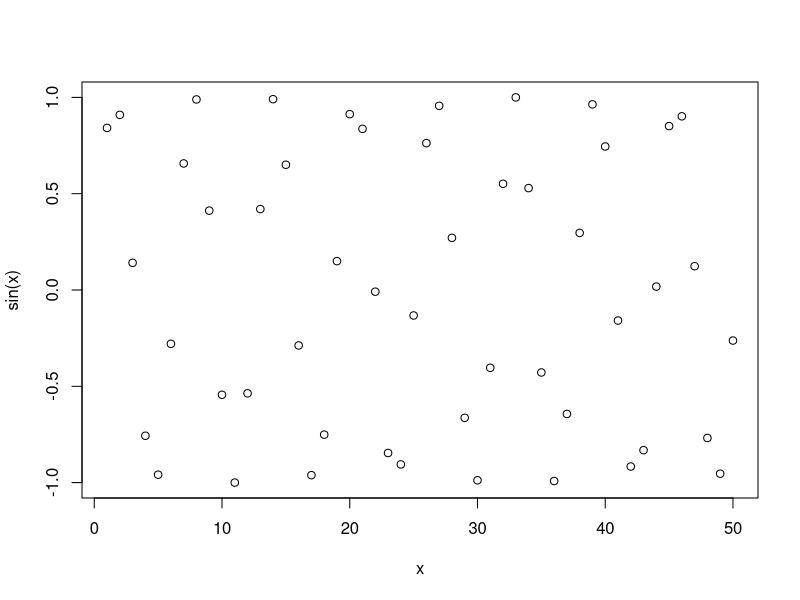
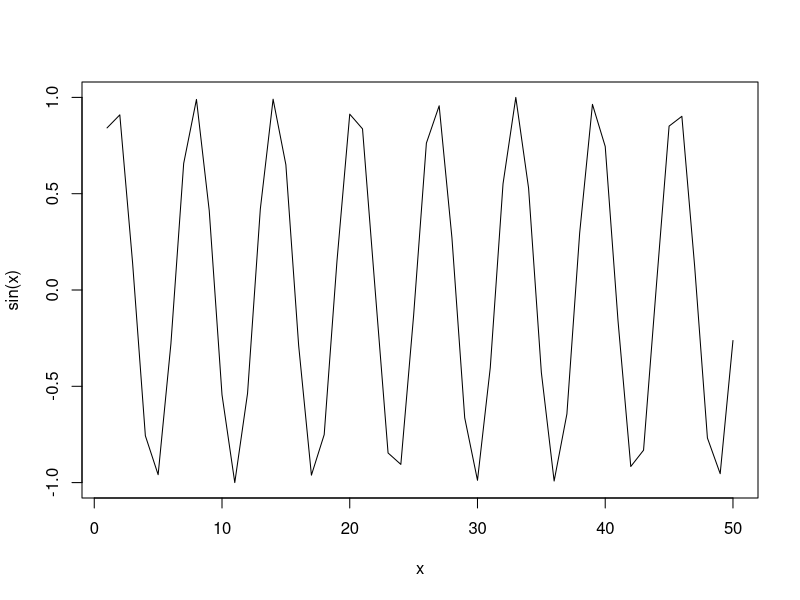
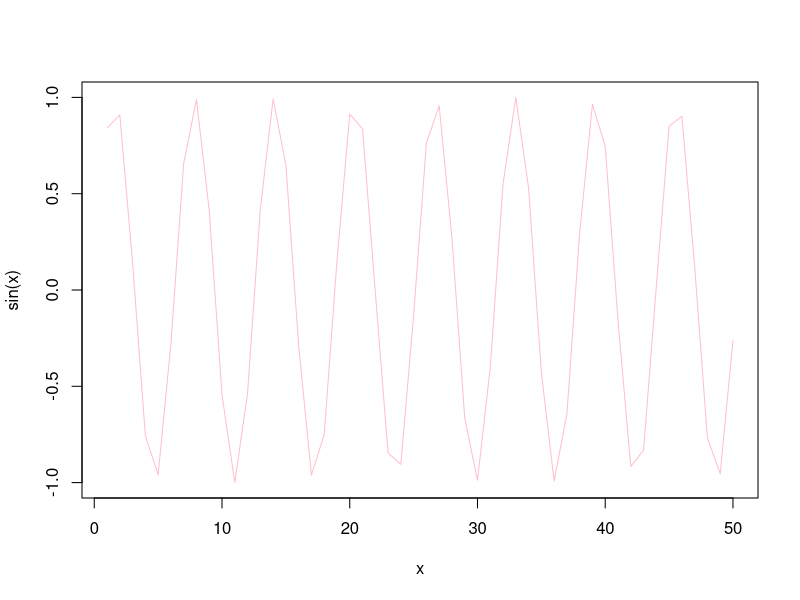
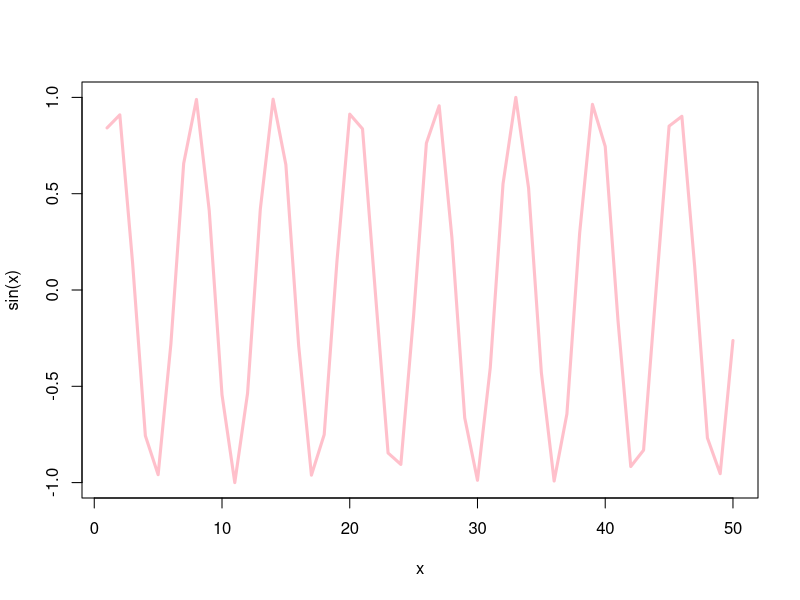
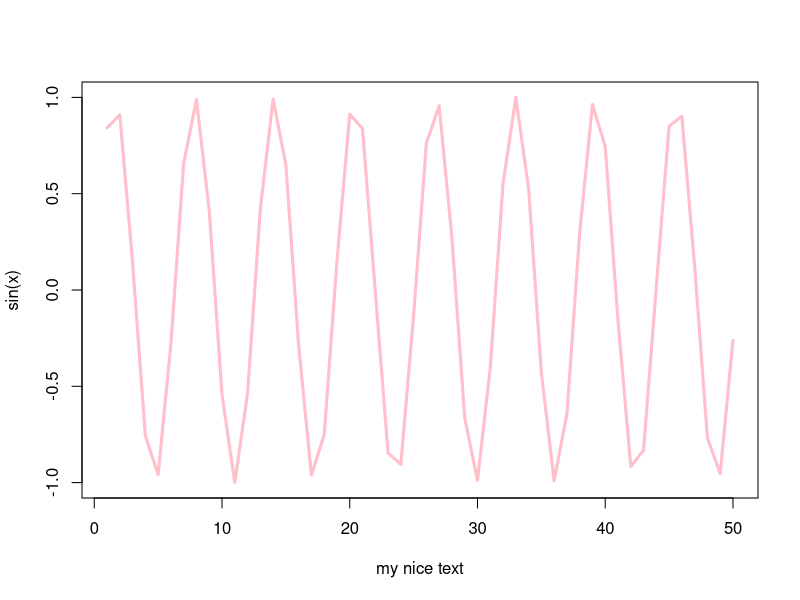

Recreate these plots in R, in order.
x <- 1:50
plot(x, sin(x))
plot(x, sin(x), type=("l"))
plot(x, sin(x), type=("l"), col=("pink"))
plot(x, sin(x), type=("l"), col=("pink"), lwd=(3))
plot(x, sin(x), type=("l"), col=("pink"), lwd=(3), xlab=("my nice text"))
                                               